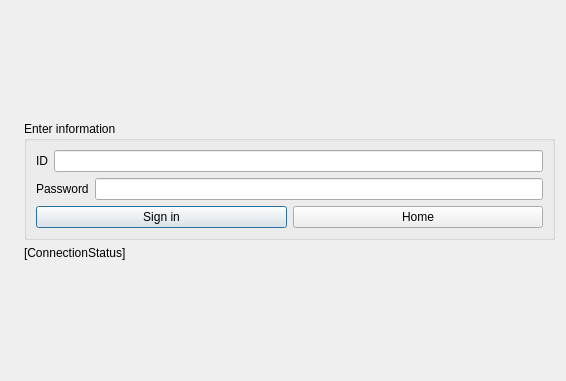
<?xml version="1.0" encoding="UTF-8"?>
<ui version="4.0">
 <class>LoginStudent</class>
 <widget class="QDialog" name="LoginStudent">
  <property name="geometry">
   <rect>
    <x>0</x>
    <y>0</y>
    <width>565</width>
    <height>381</height>
   </rect>
  </property>
  <property name="windowTitle">
   <string>Student - Login System</string>
  </property>
  <layout class="QGridLayout" name="gridLayout">
   <item row="2" column="0">
    <spacer name="verticalSpacer_2">
     <property name="orientation">
      <enum>Qt::Vertical</enum>
     </property>
     <property name="sizeHint" stdset="0">
      <size>
       <width>20</width>
       <height>90</height>
      </size>
     </property>
    </spacer>
   </item>
   <item row="1" column="0">
    <layout class="QHBoxLayout" name="horizontalLayout_4">
     <item>
      <widget class="QLabel" name="label_3">
       <property name="text">
        <string/>
       </property>
       <property name="pixmap">
        <pixmap>../../../../../../../../../Downloads/MicrosoftTeams-image (6).png</pixmap>
       </property>
       <property name="scaledContents">
        <bool>true</bool>
       </property>
      </widget>
     </item>
     <item>
      <layout class="QVBoxLayout" name="verticalLayout_4">
       <item>
        <widget class="QGroupBox" name="groupBox">
         <property name="styleSheet">
          <string notr="true">font: 11pt &quot;URW Gothic&quot;;</string>
         </property>
         <property name="title">
          <string>Enter information</string>
         </property>
         <layout class="QVBoxLayout" name="verticalLayout_3">
          <item>
           <layout class="QVBoxLayout" name="verticalLayout_2">
            <item>
             <layout class="QVBoxLayout" name="verticalLayout">
              <item>
               <layout class="QHBoxLayout" name="horizontalLayout">
                <item>
                 <widget class="QLabel" name="label">
                  <property name="text">
                   <string>ID</string>
                  </property>
                 </widget>
                </item>
                <item>
                 <widget class="QLineEdit" name="id_lineEdit"/>
                </item>
               </layout>
              </item>
              <item>
               <layout class="QHBoxLayout" name="horizontalLayout_2">
                <item>
                 <widget class="QLabel" name="label_2">
                  <property name="text">
                   <string>Password</string>
                  </property>
                 </widget>
                </item>
                <item>
                 <widget class="QLineEdit" name="pwd_lineEdit">
                  <property name="echoMode">
                   <enum>QLineEdit::Password</enum>
                  </property>
                 </widget>
                </item>
               </layout>
              </item>
             </layout>
            </item>
            <item>
             <layout class="QHBoxLayout" name="horizontalLayout_3">
              <item>
               <widget class="QPushButton" name="signInButton">
                <property name="text">
                 <string>Sign in</string>
                </property>
               </widget>
              </item>
              <item>
               <widget class="QPushButton" name="homeButton">
                <property name="text">
                 <string>Home</string>
                </property>
               </widget>
              </item>
             </layout>
            </item>
           </layout>
          </item>
         </layout>
        </widget>
       </item>
       <item>
        <widget class="QLabel" name="connectionStatus">
         <property name="text">
          <string>[ConnectionStatus]</string>
         </property>
        </widget>
       </item>
      </layout>
     </item>
    </layout>
   </item>
   <item row="0" column="0">
    <spacer name="verticalSpacer">
     <property name="orientation">
      <enum>Qt::Vertical</enum>
     </property>
     <property name="sizeHint" stdset="0">
      <size>
       <width>544</width>
       <height>90</height>
      </size>
     </property>
    </spacer>
   </item>
  </layout>
 </widget>
 <resources/>
 <connections/>
</ui>
